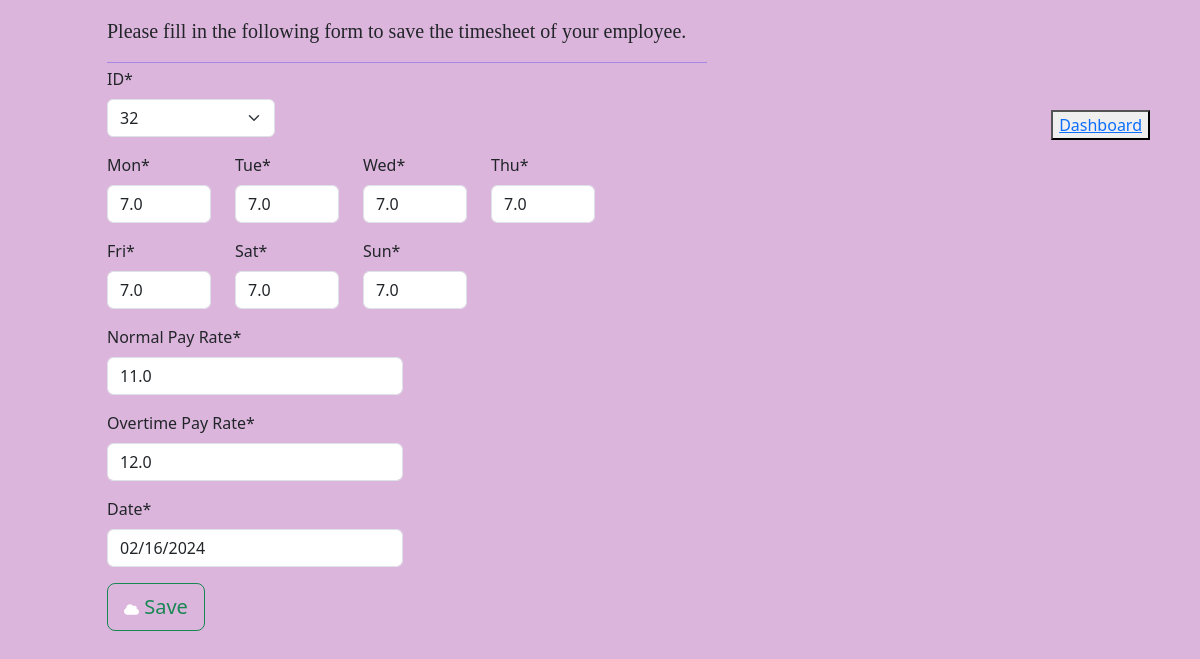
The app's page /timesheet/13/ with its own data.
### registration/models.py (models this page shows, shortened)
class Timesheet(models.Model):
    gross_salary=0;net_salary=0;tax=0;ni_contri=0;pen_contri=0;stu_loan=0;post_stu_loan=0;all_deductions=0
    eid=models.OneToOneField(Employee,on_delete=models.CASCADE,verbose_name='ID')
    mon=models.FloatField(default=0)
    tue=models.FloatField(default=0)
    wed=models.FloatField(default=0)
    thu=models.FloatField(default=0)
    fri=models.FloatField(default=0)
    sat=models.FloatField(default=0)
    sun=models.FloatField(default=0)
    npr=models.FloatField(verbose_name='Normal Pay Rate')
    opr=models.FloatField(verbose_name='Overtime Pay Rate')
    date=models.CharField(max_length=255,default='')

### registration/views.py (the view, shortened to what this page needs)
# urls.py: path('timesheet/<int:eid>/',views.timesheet_update,name='timesheet_update'),
def timesheet_update(request,eid=0):
    if request.method=='GET':
        if eid==0:
            tform = TimesheetForm()
        else:
            temployee=Timesheet.objects.get(pk=eid)
            tform=TimesheetForm(instance=temployee)
        return render (request,'registration/employee_timesheet.html',{'tform':tform})

### registration/forms.py
class TimesheetForm(forms.ModelForm):
    class Meta:
        model=Timesheet
        fields=('eid','mon','tue','wed','thu','fri','sat','sun','npr','opr','date')

### registration/models.py (called while the page is built)
    def __str__(self):
        return str(self.id)

### registration/templates/registration/employee_timesheet.html (shortened to what this page needs)
{% extends 'registration/index.html' %}
{% load crispy_forms_tags %}
{% load static %}
{% block css %}
<link rel="stylesheet" href="{% static 'CSS/create-timesheet.css' %}">
{% endblock %}
{% block content %}
    <div class="container" style="margin-left: 2px;">
        <div class="col-md-8 offset-md-1 mt-3">
            <div class="jumbotron">
                <p class="para">Please fill in the following form to save the timesheet of your employee.</p>
                <hr class="my-1" style="width: 600px;color: blue;">
                <button class="em-dash">
                    <a href="{% url 'employer_dashboard' %}">Dashboard</a>
                </button>
                <form action=""  method="POST" autocomplete="off">
                    <div class="row">
                        <div class="col-md-3">
                            {{ tform.eid|as_crispy_field }}
                        </div>
                    </div>
                    <div class="row">
                        <div class="col-md-2">
                            {{ tform.mon|as_crispy_field }}
                        </div>
                        <div class="col-md-2">
                            {{ tform.tue|as_crispy_field }}
                        </div>
                        <div class="col-md-2">
                            {{ tform.wed|as_crispy_field }}
                        </div>
                        <div class="col-md-2">
                            {{ tform.thu|as_crispy_field }}
                        </div>
                    </div>
                    <div class="row">
                        <div class="col-md-2">
                            {{ tform.fri|as_crispy_field }}
                        </div>
                        <div class="col-md-2">
                            {{ tform.sat|as_crispy_field }}
                        </div>
                        <div class="col-md-2">
                            {{ tform.sun|as_crispy_field }}
                        </div>
                    </div>
                    <div class="row">
                        <div class="col-md-5">
                            {{ tform.npr|as_crispy_field }}
                        </div>
                    </div>
                    <div class="row">
                        <div class="col-md-5">
                            {{ tform.opr|as_crispy_field }}
                        </div>
                    </div>
                    <div class="row">
                        <div class="col-md-5">
                            {{ tform.date|as_crispy_field }}
                        </div>
                    </div>
                    <div class="row">
                        <div class="col-md-8">
                            <button type="submit" class="mybtn btn btn-outline-success btn-lg mb-4"><i class="myicon fa-sharp fa-solid fa-cloud"></i> Save</button>
                        </div>
                    </div>
                </form>
            </div>
        </div>
    </div>
{% endblock %}

### registration/static/CSS/create-timesheet.css (style rules this page uses)
.mybtn { color: black; background-color:gray; font-size: 12px; transition: font-size 0.3s; }
.myicon { color: white; font-size: 12px; transition: font-size 0.3s; }
.para { font-family: 'Times New Roman', Times, serif; font-size: 20px; }
.em-dash { position: fixed; top: 110px; right: 50px; }

### registration/templates/registration/employee_timesheet.html (style rules this page uses)
body { background-color: rgb(220, 181, 220); }

### records on screen
Timesheet: eid "32", mon "7.0", tue "7.0", wed "7.0", thu "7.0", fri "7.0", sat "7.0", sun "7.0", npr "11.0", opr "12.0", date "02/16/2024"
